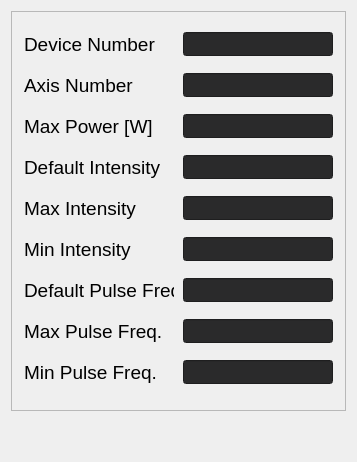
             <widget class="QWidget" name="laser_settings_tab">
              <attribute name="title">
               <string>Laser</string>
              </attribute>
              <layout class="QVBoxLayout" name="verticalLayout_50">
               <item>
                <widget class="QFrame" name="laser_settings_frame">
                 <property name="minimumSize">
                  <size>
                   <width>335</width>
                   <height>400</height>
                  </size>
                 </property>
                 <property name="maximumSize">
                  <size>
                   <width>335</width>
                   <height>400</height>
                  </size>
                 </property>
                 <property name="baseSize">
                  <size>
                   <width>335</width>
                   <height>335</height>
                  </size>
                 </property>
                 <property name="frameShape">
                  <enum>QFrame::StyledPanel</enum>
                 </property>
                 <property name="frameShadow">
                  <enum>QFrame::Raised</enum>
                 </property>
                 <layout class="QVBoxLayout" name="verticalLayout_42">
                  <item>
                   <layout class="QHBoxLayout" name="laser_devicenum_layout">
                    <item>
                     <widget class="QLabel" name="laser_devicenum_title">
                      <property name="minimumSize">
                       <size>
                        <width>150</width>
                        <height>24</height>
                       </size>
                      </property>
                      <property name="maximumSize">
                       <size>
                        <width>150</width>
                        <height>24</height>
                       </size>
                      </property>
                      <property name="font">
                       <font>
                        <pointsize>14</pointsize>
                       </font>
                      </property>
                      <property name="styleSheet">
                       <string notr="true">background:none</string>
                      </property>
                      <property name="text">
                       <string>Device Number</string>
                      </property>
                     </widget>
                    </item>
                    <item>
                     <widget class="QLineEdit" name="laser_devicenum_field">
                      <property name="minimumSize">
                       <size>
                        <width>150</width>
                        <height>24</height>
                       </size>
                      </property>
                      <property name="maximumSize">
                       <size>
                        <width>150</width>
                        <height>24</height>
                       </size>
                      </property>
                      <property name="styleSheet">
                       <string notr="true">background:rgb(42, 42, 43);</string>
                      </property>
                     </widget>
                    </item>
                   </layout>
                  </item>
                  <item>
                   <layout class="QHBoxLayout" name="laser_axisnum_layout">
                    <item>
                     <widget class="QLabel" name="laser_axisnum_title">
                      <property name="minimumSize">
                       <size>
                        <width>150</width>
                        <height>24</height>
                       </size>
                      </property>
                      <property name="maximumSize">
                       <size>
                        <width>150</width>
                        <height>24</height>
                       </size>
                      </property>
                      <property name="font">
                       <font>
                        <pointsize>14</pointsize>
                       </font>
                      </property>
                      <property name="styleSheet">
                       <string notr="true">background:none</string>
                      </property>
                      <property name="text">
                       <string>Axis Number</string>
                      </property>
                     </widget>
                    </item>
                    <item>
                     <widget class="QLineEdit" name="laser_axisnum_field">
                      <property name="minimumSize">
                       <size>
                        <width>150</width>
                        <height>24</height>
                       </size>
                      </property>
                      <property name="maximumSize">
                       <size>
                        <width>150</width>
                        <height>24</height>
                       </size>
                      </property>
                      <property name="styleSheet">
                       <string notr="true">background:rgb(42, 42, 43);</string>
                      </property>
                     </widget>
                    </item>
                   </layout>
                  </item>
                  <item>
                   <layout class="QHBoxLayout" name="laser_powerres_layout">
                    <item>
                     <widget class="QLabel" name="laser_powerres_title">
                      <property name="minimumSize">
                       <size>
                        <width>150</width>
                        <height>24</height>
                       </size>
                      </property>
                      <property name="maximumSize">
                       <size>
                        <width>150</width>
                        <height>24</height>
                       </size>
                      </property>
                      <property name="font">
                       <font>
                        <pointsize>14</pointsize>
                       </font>
                      </property>
                      <property name="styleSheet">
                       <string notr="true">background:none</string>
                      </property>
                      <property name="text">
                       <string>Max Power [W]</string>
                      </property>
                     </widget>
                    </item>
                    <item>
                     <widget class="QLineEdit" name="laser_power_max_field">
                      <property name="minimumSize">
                       <size>
                        <width>150</width>
                        <height>24</height>
                       </size>
                      </property>
                      <property name="maximumSize">
                       <size>
                        <width>150</width>
                        <height>24</height>
                       </size>
                      </property>
                      <property name="styleSheet">
                       <string notr="true">background:rgb(42, 42, 43);</string>
                      </property>
                     </widget>
                    </item>
                   </layout>
                  </item>
                  <item>
                   <layout class="QHBoxLayout" name="laser_intensitydef_layout">
                    <item>
                     <widget class="QLabel" name="laser_intensitydef_title">
                      <property name="minimumSize">
                       <size>
                        <width>150</width>
                        <height>24</height>
                       </size>
                      </property>
                      <property name="maximumSize">
                       <size>
                        <width>150</width>
                        <height>24</height>
                       </size>
                      </property>
                      <property name="font">
                       <font>
                        <pointsize>14</pointsize>
                       </font>
                      </property>
                      <property name="styleSheet">
                       <string notr="true">background:none</string>
                      </property>
                      <property name="text">
                       <string>Default Intensity</string>
                      </property>
                     </widget>
                    </item>
                    <item>
                     <widget class="QLineEdit" name="laser_intensitydef_field">
                      <property name="minimumSize">
                       <size>
                        <width>150</width>
                        <height>24</height>
                       </size>
                      </property>
                      <property name="maximumSize">
                       <size>
                        <width>150</width>
                        <height>24</height>
                       </size>
                      </property>
                      <property name="styleSheet">
                       <string notr="true">background:rgb(42, 42, 43);</string>
                      </property>
                     </widget>
                    </item>
                   </layout>
                  </item>
                  <item>
                   <layout class="QHBoxLayout" name="laser_intensitymax_layout">
                    <item>
                     <widget class="QLabel" name="laser_intensitymax_title">
                      <property name="minimumSize">
                       <size>
                        <width>150</width>
                        <height>24</height>
                       </size>
                      </property>
                      <property name="maximumSize">
                       <size>
                        <width>150</width>
                        <height>24</height>
                       </size>
                      </property>
                      <property name="font">
                       <font>
                        <pointsize>14</pointsize>
                       </font>
                      </property>
                      <property name="styleSheet">
                       <string notr="true">background:none</string>
                      </property>
                      <property name="text">
                       <string>Max Intensity</string>
                      </property>
                     </widget>
                    </item>
                    <item>
                     <widget class="QLineEdit" name="laser_intensitymax_field">
                      <property name="minimumSize">
                       <size>
                        <width>150</width>
                        <height>24</height>
                       </size>
                      </property>
                      <property name="maximumSize">
                       <size>
                        <width>150</width>
                        <height>24</height>
                       </size>
                      </property>
                      <property name="styleSheet">
                       <string notr="true">background:rgb(42, 42, 43);</string>
                      </property>
                     </widget>
                    </item>
                   </layout>
                  </item>
                  <item>
                   <layout class="QHBoxLayout" name="laser_intensitymin_layout">
                    <item>
                     <widget class="QLabel" name="laser_intensitymin_title">
                      <property name="minimumSize">
                       <size>
                        <width>150</width>
                        <height>24</height>
                       </size>
                      </property>
                      <property name="maximumSize">
                       <size>
                        <width>150</width>
                        <height>24</height>
                       </size>
                      </property>
                      <property name="font">
                       <font>
                        <pointsize>14</pointsize>
                       </font>
                      </property>
                      <property name="styleSheet">
                       <string notr="true">background:none</string>
                      </property>
                      <property name="text">
                       <string>Min Intensity</string>
                      </property>
                     </widget>
                    </item>
                    <item>
                     <widget class="QLineEdit" name="laser_intensitymin_field">
                      <property name="minimumSize">
                       <size>
                        <width>150</width>
                        <height>24</height>
                       </size>
                      </property>
                      <property name="maximumSize">
                       <size>
                        <width>150</width>
                        <height>24</height>
                       </size>
                      </property>
                      <property name="styleSheet">
                       <string notr="true">background:rgb(42, 42, 43);</string>
                      </property>
                     </widget>
                    </item>
                   </layout>
                  </item>
                  <item>
                   <layout class="QHBoxLayout" name="laser_pulsefreqdef_layout">
                    <item>
                     <widget class="QLabel" name="laser_pulsefreqdef_title">
                      <property name="minimumSize">
                       <size>
                        <width>150</width>
                        <height>24</height>
                       </size>
                      </property>
                      <property name="maximumSize">
                       <size>
                        <width>150</width>
                        <height>24</height>
                       </size>
                      </property>
                      <property name="font">
                       <font>
                        <pointsize>14</pointsize>
                       </font>
                      </property>
                      <property name="styleSheet">
                       <string notr="true">background:none</string>
                      </property>
                      <property name="text">
                       <string>Default Pulse Freq.</string>
                      </property>
                     </widget>
                    </item>
                    <item>
                     <widget class="QLineEdit" name="laser_pulsefreqdef_field">
                      <property name="minimumSize">
                       <size>
                        <width>150</width>
                        <height>24</height>
                       </size>
                      </property>
                      <property name="maximumSize">
                       <size>
                        <width>150</width>
                        <height>24</height>
                       </size>
                      </property>
                      <property name="styleSheet">
                       <string notr="true">background:rgb(42, 42, 43);</string>
                      </property>
                     </widget>
                    </item>
                   </layout>
                  </item>
                  <item>
                   <layout class="QHBoxLayout" name="laser_pulsefreqmax_layout">
                    <item>
                     <widget class="QLabel" name="laser_pulsefreqmax_title">
                      <property name="minimumSize">
                       <size>
                        <width>150</width>
                        <height>24</height>
                       </size>
                      </property>
                      <property name="maximumSize">
                       <size>
                        <width>150</width>
                        <height>24</height>
                       </size>
                      </property>
                      <property name="font">
                       <font>
                        <pointsize>14</pointsize>
                       </font>
                      </property>
                      <property name="styleSheet">
                       <string notr="true">background:none</string>
                      </property>
                      <property name="text">
                       <string>Max Pulse Freq.</string>
                      </property>
                     </widget>
                    </item>
                    <item>
                     <widget class="QLineEdit" name="laser_pulsefreqmax_field">
                      <property name="minimumSize">
                       <size>
                        <width>150</width>
                        <height>24</height>
                       </size>
                      </property>
                      <property name="maximumSize">
                       <size>
                        <width>150</width>
                        <height>24</height>
                       </size>
                      </property>
                      <property name="styleSheet">
                       <string notr="true">background:rgb(42, 42, 43);</string>
                      </property>
                     </widget>
                    </item>
                   </layout>
                  </item>
                  <item>
                   <layout class="QHBoxLayout" name="laser_pulsefreqmin_layout">
                    <item>
                     <widget class="QLabel" name="laser_pulsefreqmin_title">
                      <property name="minimumSize">
                       <size>
                        <width>150</width>
                        <height>24</height>
                       </size>
                      </property>
                      <property name="maximumSize">
                       <size>
                        <width>150</width>
                        <height>24</height>
                       </size>
                      </property>
                      <property name="font">
                       <font>
                        <pointsize>14</pointsize>
                       </font>
                      </property>
                      <property name="styleSheet">
                       <string notr="true">background:none</string>
                      </property>
                      <property name="text">
                       <string>Min Pulse Freq.</string>
                      </property>
                     </widget>
                    </item>
                    <item>
                     <widget class="QLineEdit" name="laser_pulsefreqmin_field">
                      <property name="minimumSize">
                       <size>
                        <width>150</width>
                        <height>24</height>
                       </size>
                      </property>
                      <property name="maximumSize">
                       <size>
                        <width>150</width>
                        <height>24</height>
                       </size>
                      </property>
                      <property name="styleSheet">
                       <string notr="true">background:rgb(42, 42, 43);</string>
                      </property>
                     </widget>
                    </item>
                   </layout>
                  </item>
                 </layout>
                </widget>
               </item>
               <item>
                <spacer name="verticalSpacer_8">
                 <property name="orientation">
                  <enum>Qt::Vertical</enum>
                 </property>
                 <property name="sizeHint" stdset="0">
                  <size>
                   <width>20</width>
                   <height>40</height>
                  </size>
                 </property>
                </spacer>
               </item>
              </layout>
             </widget>
